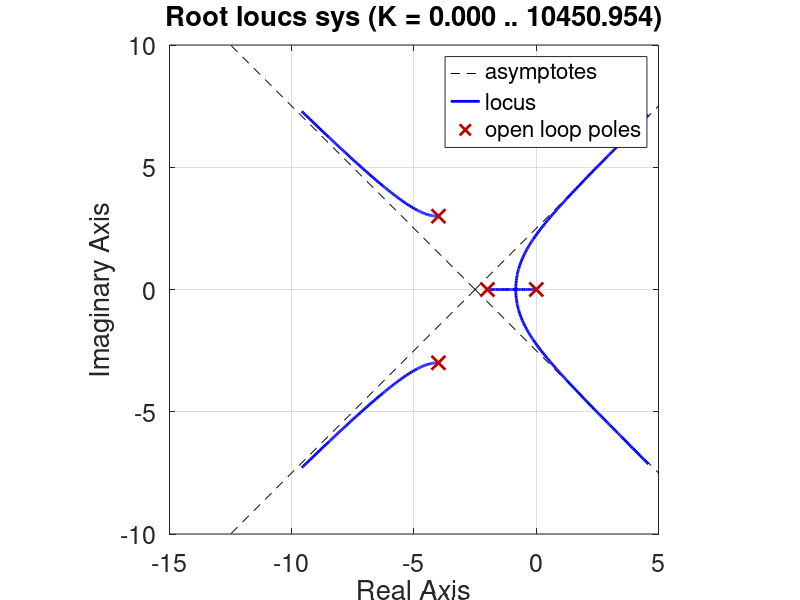

Here is the MATLAB script that generated this plot:
% parametro
K = [0 logspace(-2,2,29)];
% posicao do zero
z = -3;
% inicializacao matriz que tera as raizes
r = zeros(3,length(K));
% traca os eixos
plot([z 1],[0 0],'k',[0 0],[-10 10],'k')
axis([z 1 -10 10]);
hold on

for j=1:length(K)
    % polinomio em funcao de K
    pol = [1 3 2+K(j) -z*K(j)];
    % raizes do polinomio
    r(:,j)=roots(pol)
    % mostra as raizes para cada valor do K
    % space para avancar
    plot(real(r(:,j)),imag(r(:,j)),'b.')
    pause
end

hold off

%% Lugar das raizes
% Ex1
close all
j=sqrt(-1);

% numerador planta
num = 1;
% denominador planta
den = poly([0 -2 -4+j*3 -4-j*3]);

% funcao transferencia
sys = tf(num,den);

% lugar das raizes
rlocus(sys)
set(gca,'Fontsize',18)
axis('equal')
axis([-15 5 -10 10])
